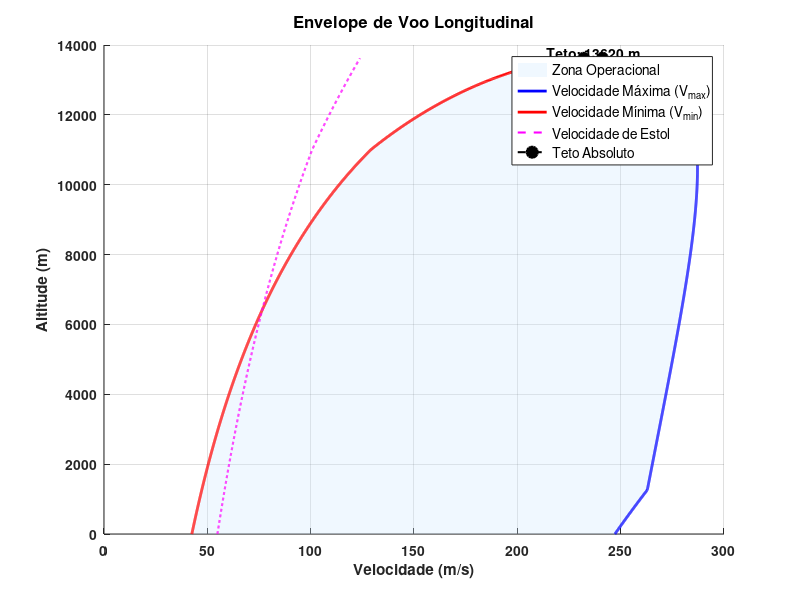

Write the MATLAB code that produced this figure.
%Trabalho Final - Desempenho
%Parte 2 - Análise de Envelope em Voo de cruzeiro
%Exercício 4: Envelope em Voo

function Ex4()
    %% Dados Básicos
    m_total = 33100;             % Massa total [kg]
    W_total = m_total * 9.81;    % Peso total [N]

    %% Características Aerodinâmicas p/ flap recolhido
    S = 88;                      % Área da asa [m²]
    CL_max = 2.0;                % Coef. de sustentação máximo
    CD0 = 0.015;                 % Coef. de arrasto parasita
    k = 0.05;                    % Fator de arrasto induzido

    %% Propulsão
    T0_single = 27800;           % Tração por motor [N]
    n_engines = 2;               % Número de motores
    delta_T = 1.0;               % Fator de manete (100%)

    n_rho = 0.7;                 % Parâmetro empírico para a modelagem da diminuição da tração máxima (F_max) com a altitude em modelos simplificados de envelope de voo.
    %depende do motor utilizado: Pistão 0.7/0.8 ou Turboélice simples 0.8/0.9 ou Turbojato	1.0

    F_max = T0_single * n_engines * delta_T;  % Tração máxima total ao nível do mar [N]

    %% Parâmetros
    Vmo_SL = 247.22;             % Velocidade máxima operacional 890km/h (nível do mar) [m/s]
    rho0 = 1.225;                % Densidade ao nível do mar [kg/m³]
    precisao_H = 10;            % Incremento de altitude [m]

    %% Geração do envelope
    plot_envelope_voo_cruzeiro(m_total, k, S, CD0, F_max, rho0, n_rho, CL_max, Vmo_SL, precisao_H);
end

function plot_envelope_voo_cruzeiro(m, k, S, Cd0, F_max, rho0, n_rho, CL_max, Vmo_SL, precisao_H)
    g = 9.81;
    
    % Determinar o teto absoluto
    Tmin = 2 * m * g * sqrt(k * Cd0);
    rho_teto = rho0 * (Tmin / F_max)^(1 / n_rho);
    H_teto = fzero(@(H) atmosferaISA(H) - rho_teto, 10000);
    H_vec = 0:precisao_H:ceil(H_teto);

    % Inicialização de vetores
    n = length(H_vec);
    V_min_vec = zeros(1, n);
    V_max_vec = zeros(1, n);
    V_estol_vec = zeros(1, n);

    % Cálculo das velocidades em cada altitude
    for i = 1:n
        H_i = H_vec(i);
        rho = atmosferaISA(H_i);

        % Estol
        V_estol_vec(i) = sqrt(2 * m * g / (rho * S * CL_max));

        % Velocidades mínima e máxima possíveis em cruzeiro permanente
        [Vmin, Vmax] = V_min_max_cruzeiro(m, H_i, S, Cd0, k, F_max, rho0, n_rho);
        Vmo = Vmo_SL * sqrt(rho0 / rho); % Limite por Vmo
        V_min_vec(i) = Vmin;
        V_max_vec(i) = min(Vmax, Vmo);
    end

    % Plot
    figure('Name','Envelope de Voo Longitudinal de Cruzeiro');
    hold on; grid on;

    % Área preenchida do envelope (opcional - pode manter ou remover)
    fill([V_min_vec fliplr(V_max_vec)], [H_vec fliplr(H_vec)], [0.8 0.9 1], 'EdgeColor','none', 'FaceAlpha',0.3, 'DisplayName', 'Zona Operacional');

    % Curva de V_max em azul escuro
    plot(V_max_vec, H_vec, 'b-', 'LineWidth', 2, 'DisplayName', 'Velocidade Máxima (V_{max})');

    % Curva de V_min em vermelho escuro
    plot(V_min_vec, H_vec, 'r-', 'LineWidth', 2, 'DisplayName', 'Velocidade Mínima (V_{min})');

    % Curva de estol em magenta
    plot(V_estol_vec, H_vec, 'm--', 'LineWidth', 1.5, 'DisplayName', 'Velocidade de Estol');

    % Teto absoluto
    plot([V_min_vec(end) V_max_vec(end)], [H_vec(end) H_vec(end)], 'ko--', 'LineWidth', 1.5, 'MarkerSize', 8, 'MarkerFaceColor','k', 'DisplayName', 'Teto Absoluto');
    text(mean([V_min_vec(end), V_max_vec(end)]), H_vec(end), sprintf('Teto: %.0f m', H_vec(end)), ...
    'VerticalAlignment', 'bottom', 'HorizontalAlignment', 'center', 'FontWeight', 'bold');

    % Configurações do gráfico
    xlabel('Velocidade (m/s)', 'FontWeight', 'bold');
    ylabel('Altitude (m)', 'FontWeight', 'bold');
    title('Envelope de Voo Longitudinal', 'FontSize', 12, 'FontWeight', 'bold');
    legend('Location', 'best', 'FontSize', 10);
    set(gca, 'FontWeight', 'bold');
    hold off;

    % Impressão dos resultados finais
    fprintf('Teto absoluto de voo: %.2f metros\n', H_vec(end));
    fprintf('Velocidade máxima alcançável: %.2f m/s\n', max(V_max_vec));
end

function [V_min, V_max] = V_min_max_cruzeiro(m, H, S, Cd0, k, F_max, rho0, n_rho)
    rho = atmosferaISA(H);
    g = 9.81;
    a = 0.5 * rho * S * Cd0;
    b = -F_max * (rho / rho0)^n_rho;
    c = 2 * k * (m * g)^2 / (rho * S);
    raizes = roots([a, b, c]);
    raizes_reais = raizes(imag(raizes) == 0 & real(raizes) > 0);
    V_roots = sqrt(real(raizes_reais));
    V_min = min(V_roots);
    V_max = max(V_roots);
end

function [rho, T, p] = atmosferaISA(H) %exercício 1
    % Constantes
    R = 287;                % Constante dos gases [J/kg·K]
    g = 9.80665;            % Gravidade [m/s²]
    rho_SL = 1.225;         % Densidade ao nível do mar [kg/m³]
    T_SL = 15 + 273.15;     % Temperatura ao nível do mar [K] = 15°C
    gradT = -6.5 / 1000;    % Gradiente térmico da troposfera [K/m]

    if H <= 11000  % Troposfera
        T = T_SL + gradT * H;
        rho = rho_SL * (1 + (gradT * H)/T_SL)^(-g/(R * gradT) - 1);
        p = rho * R * T;
    else  % Estratosfera até 20.000 m
        T11 = T_SL + gradT * 11000;
        rho_11 = atmosferaISA(11000); % Chama a função para obter a densidade a 11.000 m
        T = T11;
        rho = rho_11 * exp(-g * (H - 11000)/(R * T11));
        p = rho * R * T;
    end
end
